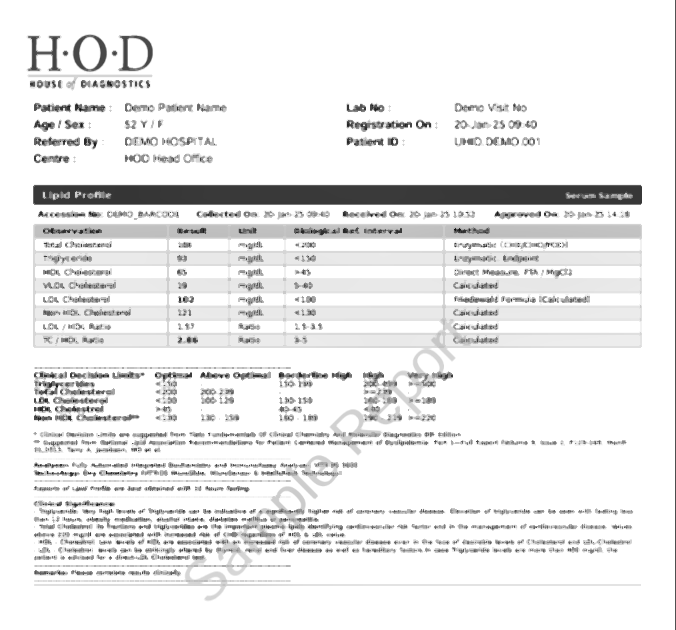
#> input picture OCR/output/preprocessed.png, 676 x 630 px
$ python -i preprocess.py   (imports and definitions only)
#> lines starting #> are read from the running program, lines starting #| are printed output that depends on the picture
### OCR/config.py
"""
Configuration file for LabReportAI pipeline parameters and path definitions.
"""
from pathlib import Path

# =============================================================================
# Project Directory Paths
# =============================================================================
BASE_DIR: Path = Path(__file__).resolve().parent
IMAGE_DIR: Path = BASE_DIR / "images"
OUTPUT_DIR: Path = BASE_DIR / "output"
TEMP_DIR: Path = BASE_DIR / "temp"

# Ensure all operational directories exist
for directory in [IMAGE_DIR, OUTPUT_DIR, TEMP_DIR]:
    directory.mkdir(parents=True, exist_ok=True)
#> further down, picture is the input picture: shape (630, 676, 3); min 9, max 255, mean 234.9

# =============================================================================
# OCR Engine Settings
# =============================================================================
LANGUAGE: str = "en"
MIN_CONFIDENCE: float = 0.50

# =============================================================================
# Image Preprocessing Settings
# =============================================================================
RESIZE_WIDTH: int = 1600
SAVE_PREPROCESSED: bool = True

# =============================================================================
# Layout & Table Extraction Thresholds
# =============================================================================
ROW_Y_THRESHOLD: int = 12       # Vertical distance (pixels) to group OCR boxes into one row
COLUMN_X_MARGIN: int = 15       # Margin allowance (pixels) for column boundary matching

# =============================================================================
# Medical Knowledge Engine Settings
# =============================================================================
FUZZY_MATCH_THRESHOLD: float = 0.60  # Minimum similarity score for fuzzy string matching (0.0 to 1.0)

### OCR/preprocess.py
import os
import cv2
import numpy as np
from pathlib import Path

# Safe import for config settings regardless of package invocation
try:
    from OCR.config import RESIZE_WIDTH, SAVE_PREPROCESSED, OUTPUT_DIR
except ImportError:
    try:
        from config import RESIZE_WIDTH, SAVE_PREPROCESSED, OUTPUT_DIR
    except ImportError:
        RESIZE_WIDTH = 1600
        SAVE_PREPROCESSED = True
        OUTPUT_DIR = Path("output")

# [1 line not run here, left out]


class ImagePreprocessor:
    """
    Preprocesses raw lab report images to optimize OCR accuracy.
    Includes aspect-ratio scaling, CLAHE contrast enhancement,
    and median noise filtering.
    """

    def __init__(self):
        OUTPUT_DIR.mkdir(parents=True, exist_ok=True)

    def preprocess(self, image_input):
        """
        Preprocesses an image.

        Args:
            image_input (str | Path | np.ndarray): File path string, Path object,
                                                  or loaded OpenCV BGR image array.

        Returns:
            np.ndarray: Preprocessed 3-channel BGR image optimized for PaddleOCR.
        """
        # Load image if input is a file path
        if isinstance(image_input, (str, Path)):
            image_path = str(image_input)
            if not os.path.exists(image_path):
                raise FileNotFoundError(f"Image not found at path: {image_path}")

            image = cv2.imread(image_path)
            if image is None:
                raise ValueError(f"Unable to decode image file at: {image_path}")
        elif isinstance(image_input, np.ndarray):
            image = image_input.copy()
        else:
            raise TypeError("Expected image_input to be a file path (str/Path) or cv2 image array (np.ndarray).")

        # ------------------------------------
        # 1. Resize (only if wider than RESIZE_WIDTH)
        # ------------------------------------
        h, w = image.shape[:2]
#> h = 630; w = 676
        if w > RESIZE_WIDTH:
            ratio = RESIZE_WIDTH / float(w)
            new_h = int(h * ratio)
            image = cv2.resize(
                image,
                (RESIZE_WIDTH, new_h),
                interpolation=cv2.INTER_AREA
            )

        # ------------------------------------
        # 2. Convert to Grayscale
        # ------------------------------------
        if len(image.shape) == 3 and image.shape[2] == 3:
            gray = cv2.cvtColor(image, cv2.COLOR_BGR2GRAY)
        else:
            gray = image.copy()

        # ------------------------------------
        # 3. CLAHE Local Contrast Adaptive Histogram
        # ------------------------------------
        clahe = cv2.createCLAHE(
            clipLimit=2.0,
            tileGridSize=(8, 8)
        )
        gray = clahe.apply(gray)
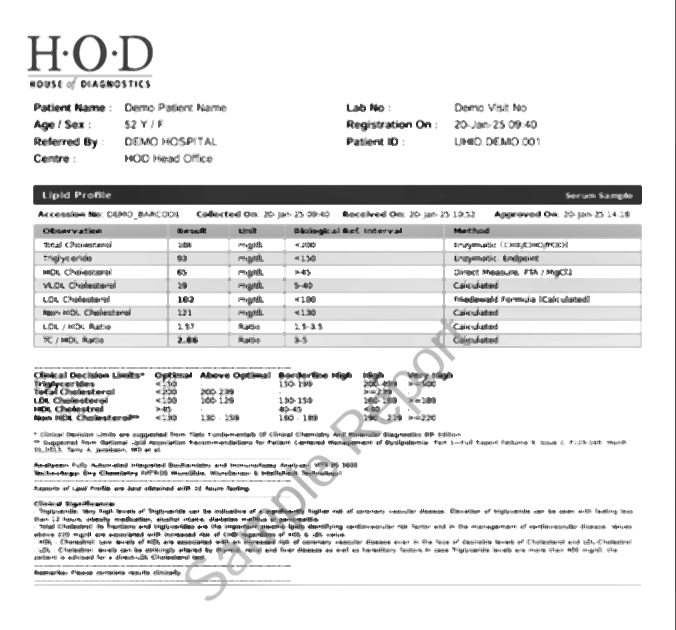
#> gray: shape (630, 676); min 8, max 255, mean 231

        # ------------------------------------
        # 4. Remove Fine Noise
        # ------------------------------------
        gray = cv2.medianBlur(gray, 3)

        # ------------------------------------
        # 5. Re-convert to 3-channel BGR format
        # Note: Avoid binary thresholding as deep-learning OCR models
        # (PaddleOCR/Tesseract) achieve better accuracy on grayscale ranges.
        # ------------------------------------
        processed = cv2.cvtColor(gray, cv2.COLOR_GRAY2BGR)

        if SAVE_PREPROCESSED:
            save_path = OUTPUT_DIR / "preprocessed.png"
            cv2.imwrite(str(save_path), processed)

        return processed

    @staticmethod
    def deskew(image: np.ndarray) -> np.ndarray:
        """
        Optional helper method to detect document tilt and deskew the image.
        """
        gray = cv2.cvtColor(image, cv2.COLOR_BGR2GRAY) if len(image.shape) == 3 else image
        blurred = cv2.GaussianBlur(gray, (5, 5), 0)
        thresh = cv2.threshold(blurred, 0, 255, cv2.THRESH_BINARY_INV + cv2.THRESH_OTSU)[1]

        coords = np.column_stack(np.where(thresh > 0))
        if len(coords) == 0:
            return image

        angle = cv2.minAreaRect(coords)[-1]
        if angle < -45:
            angle = -(90 + angle)
        else:
            angle = -angle

        # If angle is minor, don't perform rotation
        if abs(angle) < 0.5 or abs(angle) > 15.0:
            return image

        (h, w) = image.shape[:2]
        center = (w // 2, h // 2)
        M = cv2.getRotationMatrix2D(center, angle, 1.0)
        rotated = cv2.warpAffine(
            image, M, (w, h),
            flags=cv2.INTER_CUBIC,
            borderMode=cv2.BORDER_REPLICATE
        )
        return rotated

>>> import cv2
>>> picture = cv2.imread('output/preprocessed.png')
>>> result = ImagePreprocessor().preprocess(picture)
